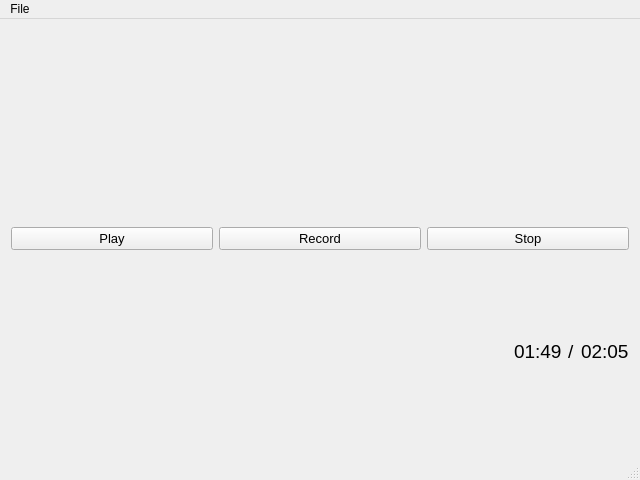
<?xml version="1.0" encoding="UTF-8"?>
<ui version="4.0">
 <class>MainWindow</class>
 <widget class="QMainWindow" name="MainWindow">
  <property name="geometry">
   <rect>
    <x>0</x>
    <y>0</y>
    <width>640</width>
    <height>480</height>
   </rect>
  </property>
  <property name="windowTitle">
   <string>MainWindow</string>
  </property>
  <widget class="QWidget" name="centralWidget">
   <layout class="QVBoxLayout" name="verticalLayout_2">
    <item>
     <layout class="QGridLayout" name="gridLayout">
      <item row="0" column="1">
       <widget class="SoundEffectWidget" name="snareWidget" native="true"/>
      </item>
      <item row="0" column="0">
       <widget class="SoundEffectWidget" name="kickWidget" native="true"/>
      </item>
      <item row="1" column="0">
       <widget class="SoundEffectWidget" name="hihatWidget" native="true"/>
      </item>
      <item row="1" column="1">
       <widget class="SoundEffectWidget" name="crashWidget" native="true"/>
      </item>
     </layout>
    </item>
    <item>
     <layout class="QHBoxLayout" name="horizontalLayout">
      <item>
       <widget class="QPushButton" name="playButton">
        <property name="font">
         <font>
          <pointsize>10</pointsize>
         </font>
        </property>
        <property name="text">
         <string>Play</string>
        </property>
        <property name="icon">
         <iconset resource="res/resource.qrc">
          <normaloff>:/icons/play.png</normaloff>:/icons/play.png</iconset>
        </property>
       </widget>
      </item>
      <item>
       <widget class="QPushButton" name="recordButton">
        <property name="font">
         <font>
          <pointsize>10</pointsize>
         </font>
        </property>
        <property name="text">
         <string>Record</string>
        </property>
        <property name="icon">
         <iconset resource="res/resource.qrc">
          <normaloff>:/icons/record.png</normaloff>:/icons/record.png</iconset>
        </property>
       </widget>
      </item>
      <item>
       <widget class="QPushButton" name="stopButton">
        <property name="font">
         <font>
          <pointsize>10</pointsize>
         </font>
        </property>
        <property name="text">
         <string>Stop</string>
        </property>
        <property name="icon">
         <iconset resource="res/resource.qrc">
          <normaloff>:/icons/stop.png</normaloff>:/icons/stop.png</iconset>
        </property>
       </widget>
      </item>
     </layout>
    </item>
    <item>
     <layout class="QHBoxLayout" name="horizontalLayout_2">
      <item>
       <spacer name="horizontalSpacer">
        <property name="orientation">
         <enum>Qt::Horizontal</enum>
        </property>
        <property name="sizeHint" stdset="0">
         <size>
          <width>40</width>
          <height>20</height>
         </size>
        </property>
       </spacer>
      </item>
      <item>
       <widget class="QLabel" name="currentTimeLabel">
        <property name="font">
         <font>
          <pointsize>14</pointsize>
         </font>
        </property>
        <property name="text">
         <string>01:49</string>
        </property>
       </widget>
      </item>
      <item>
       <widget class="QLabel" name="timeSeparatorLabel">
        <property name="font">
         <font>
          <pointsize>14</pointsize>
         </font>
        </property>
        <property name="text">
         <string>/</string>
        </property>
       </widget>
      </item>
      <item>
       <widget class="QLabel" name="totalTimeLabel">
        <property name="font">
         <font>
          <pointsize>14</pointsize>
         </font>
        </property>
        <property name="text">
         <string>02:05</string>
        </property>
       </widget>
      </item>
     </layout>
    </item>
   </layout>
  </widget>
  <widget class="QStatusBar" name="statusBar"/>
  <widget class="QMenuBar" name="menuBar">
   <property name="geometry">
    <rect>
     <x>0</x>
     <y>0</y>
     <width>640</width>
     <height>20</height>
    </rect>
   </property>
   <widget class="QMenu" name="menuFIle">
    <property name="title">
     <string>File</string>
    </property>
    <addaction name="saveProjectAsAction"/>
    <addaction name="loadProjectAction"/>
    <addaction name="exitAction"/>
   </widget>
   <addaction name="menuFIle"/>
  </widget>
  <action name="saveProjectAsAction">
   <property name="text">
    <string>Save project as...</string>
   </property>
   <property name="shortcut">
    <string>Ctrl+S</string>
   </property>
  </action>
  <action name="loadProjectAction">
   <property name="text">
    <string>Load project...</string>
   </property>
   <property name="shortcut">
    <string>Ctrl+O</string>
   </property>
  </action>
  <action name="exitAction">
   <property name="text">
    <string>Exit</string>
   </property>
   <property name="shortcut">
    <string>Ctrl+Q</string>
   </property>
  </action>
 </widget>
 <layoutdefault spacing="6" margin="11"/>
 <customwidgets>
  <customwidget>
   <class>SoundEffectWidget</class>
   <extends>QWidget</extends>
   <header>soundeffectwidget.h</header>
   <container>1</container>
  </customwidget>
 </customwidgets>
 <resources>
  <include location="res/resource.qrc"/>
 </resources>
 <connections/>
</ui>
